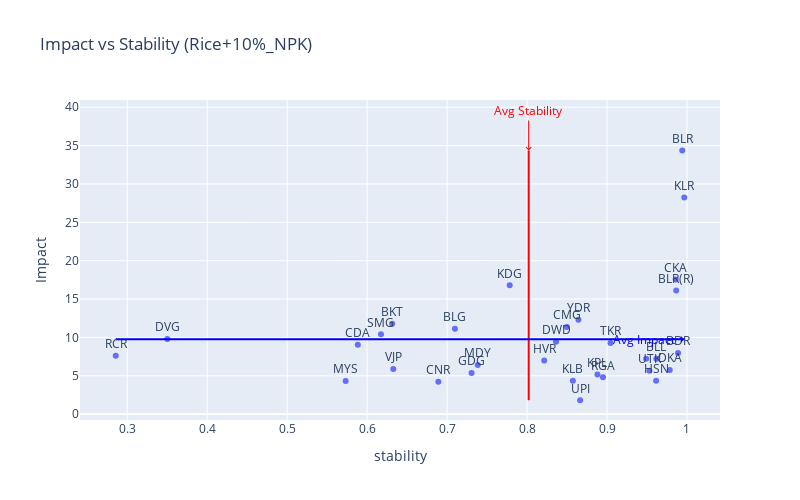

The code cell stored with this chart in its notebook:
### Code cell
import plotly.express as px
fig_increase = px.scatter(for_plots,
                          x='stability',  # Use 'stability' column as x-axis
                          y='Impact',  # Use 'Impact' column as y-axis
                          title='Impact vs Stability (Rice+10%_NPK)',
                          labels={'x': 'Stability (Rice +10%)', 'y': 'Impact (Rice_Production)'},
                          text = 'Abbreviation',
                          size_max=8,
                          width=800,
                          height=500)

# Update hover labels
fig_increase.update_traces(hoverlabel=dict(bgcolor='grey', font=dict(color='white')),
                           textposition='top center')  # Position of the text labels

# Calculate average values from the DataFrame for +intervention
avg_x_increase = for_plots['stability'].mean()
avg_y_increase = for_plots['Impact'].mean()

# Add average lines for +intervention
fig_increase.add_shape(
    type='line',
    x0=avg_x_increase,
    x1=avg_x_increase,
    y0=min(fig_increase.data[0].y),
    y1=max(fig_increase.data[0].y),
    line=dict(color='red', width=2)
)
fig_increase.add_shape(
    type='line',
    x0=min(fig_increase.data[0].x),
    x1=max(fig_increase.data[0].x),
    y0=avg_y_increase,
    y1=avg_y_increase,
    line=dict(color='blue', width=2)
)

# Add annotations for average lines for +intervention
fig_increase.add_annotation(
    x=avg_x_increase,
    y=max(fig_increase.data[0].y),
    text=f'Avg Stability',
    showarrow=True,
    arrowhead=4,
    arrowcolor='red',
    ax=0,
    ay=-40,
    font=dict(color='red')
)
fig_increase.add_annotation(
    x=max(fig_increase.data[0].x),
    y=avg_y_increase,
    text=f'Avg Impact',
    showarrow=True,
    arrowhead=4,
    arrowcolor='blue',
    ax=-40,
    ay=0,
    font=dict(color='blue')
)

# Add tooltips for +intervention
fig_increase.update_traces(hoverinfo='text+name',
                           hovertext=["Impact: " + str(y) +
                                      f"<br>Stability: {x}"
                                      for x, y in zip(fig_increase.data[0].x, fig_increase.data[0].y)])

# Show the plot
fig_increase.show()

### Figure 1 — Plotly figure (JSON) as saved in the notebook; plotly's stock layout.template omitted (floating-point values rounded to 4 significant figures)
{"data": [{"hoverinfo": "text+name", "hoverlabel": {"bgcolor": "grey", "font": {"color": "white"}}, "hovertemplate": "stability=%{x}<br>Impact=%{y}<br>Abbreviation=%{text}<extra></extra>", "hovertext": ["Impact: 34.36018957<br>Stability: 0.9940710395735541", "Impact: 16.10025489<br>Stability: 0.9864811140601327", "Impact: 4.798812665<br>Stability: 0.8949277655143147", "Impact: 9.045116075<br>Stability: 0.5882984227904362", "Impact: 9.778858234<br>Stability: 0.3501073931930956", "Impact: 28.24074074<br>Stability: 0.9965678847821798", "Impact: 17.53150482<br>Stability: 0.9858639289157568", "Impact: 10.39524747<br>Stability: 0.6173161752388893", "Impact: 9.273481299<br>Stability: 0.904340556870532", "Impact: 11.36945528<br>Stability: 0.8497904516576413", "Impact: 5.739584276<br>Stability: 0.9784720386838843", "Impact: 1.808100987<br>Stability: 0.8663154828598975", "Impact: 4.363800842<br>Stability: 0.9613598546748611", "Impact: 16.79315899<br>Stability: 0.7782935463577515", "Impact: 6.391177198<br>Stability: 0.7383105208104557", "Impact: 4.330838699<br>Stability: 0.573120898305905", "Impact: 4.215369853<br>Stability: 0.6890430404123502", "Impact: 11.11505362<br>Stability: 0.7097644050193754", "Impact: 5.882352941<br>Stability: 0.6326724712346308", "Impact: 11.76470588<br>Stability: 0.6313022308748917", "Impact: 9.444231957<br>Stability: 0.8362402704000536", "Impact: 5.359603196<br>Stability: 0.7305864003365111", "Impact: 6.976447513<br>Stability: 0.8214300338265957", "Impact: 5.652335911<br>Stability: 0.9530354862845678", "Impact: 7.210762898<br>Stability: 0.96167719504614", "Impact: 7.956777996<br>Stability: 0.9887730374219678", "Impact: 4.335699797<br>Stability: 0.8573029232538835", "Impact: 12.31065749<br>Stability: 0.8642657990835284", "Impact: 7.599392292<br>Stability: 0.2856041006704165", "Impact: 5.160058315<br>Stability: 0.8879928081924069", "Impact: 7.210762898<br>Stability: 0.9489249513287348"], "legendgroup": "", "marker": {"color": "#636efa", "symbol": "circle"}, "mode": "markers+text", "name": "", "orientation": "v", "showlegend": false, "text": ["BLR", "BLR(R)", "RGA", "CDA", "DVG", "KLR", "CKA", "SMG", "TKR", "CMG", "DKA", "UPI", "HSN", "KDG", "MDY", "MYS", "CNR", "BLG", "VJP", "BKT", "DWD", "GDG", "HVR", "UTK", "BLL", "BDR", "KLB", "YDR", "RCR", "KPL", null], "textposition": "top center", "type": "scatter", "x": [0.9941, 0.9865, 0.8949, 0.5883, 0.3501, 0.9966, 0.9859, 0.6173, 0.9043, 0.8498, 0.9785, 0.8663, 0.9614, 0.7783, 0.7383, 0.5731, 0.689, 0.7098, 0.6327, 0.6313, 0.8362, 0.7306, 0.8214, 0.953, 0.9617, 0.9888, 0.8573, 0.8643, 0.2856, 0.888, 0.9489], "xaxis": "x", "y": [34.36, 16.1, 4.799, 9.045, 9.779, 28.24, 17.53, 10.4, 9.273, 11.37, 5.74, 1.808, 4.364, 16.79, 6.391, 4.331, 4.215, 11.12, 5.882, 11.76, 9.444, 5.36, 6.976, 5.652, 7.211, 7.957, 4.336, 12.31, 7.599, 5.16, 7.211], "yaxis": "y"}], "layout": {"annotations": [{"arrowcolor": "red", "arrowhead": 4, "ax": 0, "ay": -40, "font": {"color": "red"}, "showarrow": true, "text": "Avg Stability", "x": 0.802, "y": 34.36}, {"arrowcolor": "blue", "arrowhead": 4, "ax": -40, "ay": 0, "font": {"color": "blue"}, "showarrow": true, "text": "Avg Impact", "x": 0.9966, "y": 9.759}], "height": 500, "legend": {"tracegroupgap": 0}, "shapes": [{"line": {"color": "red", "width": 2}, "type": "line", "x0": 0.802, "x1": 0.802, "y0": 1.808, "y1": 34.36}, {"line": {"color": "blue", "width": 2}, "type": "line", "x0": 0.2856, "x1": 0.9966, "y0": 9.759, "y1": 9.759}], "title": {"text": "Impact vs Stability (Rice+10%_NPK)"}, "width": 800, "xaxis": {"anchor": "y", "domain": [0, 1], "title": {"text": "stability"}}, "yaxis": {"anchor": "x", "domain": [0, 1], "title": {"text": "Impact"}}}}
